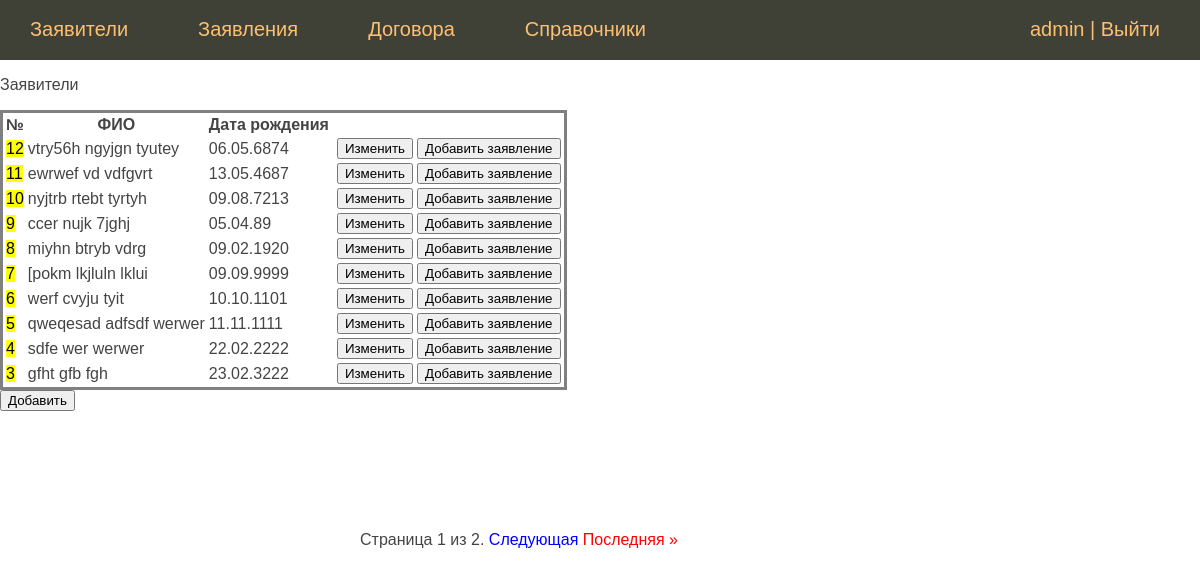
The app's page /person/persons_list/ (signed in) with its own data.
### person/models.py (models this page shows, shortened)
class Person(models.Model):
    second_name = models.CharField(max_length=50, verbose_name='Фамилия')
    first_name = models.CharField(max_length=50, verbose_name='Имя')
    patronymic = models.CharField(max_length=50, blank=True, null=True, verbose_name='Отчество')
    date_of_bird = models.DateField(blank=True, null=True, verbose_name='Дата рождения')
    phone_number = models.IntegerField(blank=True, null=True, verbose_name='Телефон')
    residence_address = models.OneToOneField(ResidenceAddress, on_delete=models.CASCADE,
                                             blank=True, null=True, verbose_name='Адрес проживания')
    passport = models.OneToOneField(Passport, on_delete=models.CASCADE,
                                    blank=True, null=True, verbose_name='паспортные данные')
    class Meta:
        ordering = ['id']
        verbose_name = 'ФИО'
        verbose_name_plural = 'ФИО'

### person/views.py (the view)
# urls.py: path('persons_list/', views.PersonView.as_view(), name='persons_list'),
class PersonView(ListView):
    model = Person
    template_name = 'person/persons_list.html'
    context_object_name = 'pers'
    paginate_by = 10
    ordering = '-pk'
    def get_context_data(self, *, object_list=None, **kwargs):
        for person in self.object_list:
            person.date_of_bird = person.date_of_bird.strftime("%d.%m.%Y")
        context = super().get_context_data(**kwargs)
        context['title'] = 'Заявители'
        return context

### person/templates/person/persons_list.html (shortened to what this page needs)
{% extends 'sobnushdi/base.html' %}
{% block content %}
    {% if request.user.is_authenticated %}
        <p class="title">{{title}}</p>
        <table>
            <tr>
                <th>№</th>
                <th>ФИО</th>
                <th>Дата рождения</th>
            </tr>
            {% for p in pers %}
                <tr>
                    <td>
                        <mark>{{ p.pk }}</mark>
                    </td>
                    <td>
                        {{ p.second_name }} {{ p.first_name }} {{ p.patronymic }}
                    </td>
                    <td>
                        {{ p.date_of_bird }}
                    </td>
                    <td>
                    </td>
                    <td>
                        <form action="{% url 'person_mod' p.pk %}">
                            <button type="submit">Изменить</button>
                        </form>
                    </td>
                    <td>
                        <form action="{% url 'statement_add' p.pk %}">
                            <button type="submit">Добавить заявление</button>
                        </form>
                    </td>
                </tr>
            {% endfor %}
        </table>
        <form action="{% url 'person_add' %}" method="GET">
	        <button type="submit" >Добавить</button>
        </form>
    <div class="pagination">
        <span class="step-links">
        <span class="current">
            Страница {{ page_obj.number }} из {{ page_obj.paginator.num_pages }}.
        </span>
        {% if page_obj.has_next %}
            <a href="?page={{ page_obj.next_page_number }}" class="next_previous">Следующая</a>
            <a href="?page={{ page_obj.paginator.num_pages }}" class="first_last">Последняя &raquo;</a>
        {% endif %}
        </span>
    </div>
    {% else %}
        <p>Авторизуйтесь</p>
    {% endif %}
{% endblock %}

### sobnushdi/templates/sobnushdi/base.html (shortened to what this page needs)
{% load static %}
<!DOCTYPE html>
    <html>
    <head>
        <link type="text/css" href="{% static 'les/css/styles.css' %}" rel="stylesheet" />
    </head>
    <body>
     {% block mainmenu %}
     <div class="header">
         <ul id="mainmenu" class="mainmenu">
             {% if request.user.is_authenticated %}
                <li><a href="{% url 'persons_list' %}">Заявители</a></li>
                <li><a href="{% url 'statements_list' %}">Заявления</a></li>
                <li><a href="{% url 'contracts_list' %}">Договора</a></li>
                <li><a href="{% url 'guides' %}">Справочники</a></li>
                <li class="last">{{ user.username }} | <a href="{% url 'logout' %}">Выйти</a></li>
             {% else %}
                <div>
                    <li class="last">
                        <a href="{% url 'register' %}">Регистрация</a> | <a href="{% url 'login' %}">Войти</a>
                    </li>
                </div>
             {% endif %}
         </ul>
     </div>
     {% endblock %}
        {% block content  %}
        {% endblock %}
    </body>
    </html>

### person/static/les/css/styles.css (style rules this page uses)
html, body { font-family: 'Arial'; margin: 0; padding: 0; height: 100%; width: 100%; color: #444; }
a { color: #fdc073; text-decoration: none; border: 1px }
.first_last { color: #FF0000; }
.next_previous { color: #0000FF; }
.header { background: #3F4137; height: 60px; }
ul.mainmenu { list-style: none; margin: 0; padding: 0; height: 60px; color: #fdc073; font-size: 20px; overflow: hidden; }
ul.mainmenu li { float: left; margin: 18px 40px 0 30px; }
ul.mainmenu li.last { float: right; }
ul.mainmenu li a { color: #fdc073; text-decoration: none; }
table { border: 3px solid grey; }
.pagination { margin: 10% 30%; }

### records on screen
Person: pk "12", second_name "vtry56h", first_name "ngyjgn", patronymic "tyutey", date_of_bird "06.05.6874"
Person: pk "11", second_name "ewrwef", first_name "vd", patronymic "vdfgvrt", date_of_bird "13.05.4687"
Person: pk "10", second_name "nyjtrb", first_name "rtebt", patronymic "tyrtyh", date_of_bird "09.08.7213"
Person: pk "9", second_name "ccer", first_name "nujk", patronymic "7jghj", date_of_bird "05.04.89"
Person: pk "8", second_name "miyhn", first_name "btryb", patronymic "vdrg", date_of_bird "09.02.1920"
Person: pk "7", second_name "[pokm", first_name "lkjluln", patronymic "lklui", date_of_bird "09.09.9999"
Person: pk "6", second_name "werf", first_name "cvyju", patronymic "tyit", date_of_bird "10.10.1101"
Person: pk "5", second_name "qweqesad", first_name "adfsdf", patronymic "werwer", date_of_bird "11.11.1111"
Person: pk "4", second_name "sdfe", first_name "wer", patronymic "werwer", date_of_bird "22.02.2222"
Person: pk "3", second_name "gfht", first_name "gfb", patronymic "fgh", date_of_bird "23.02.3222"

### other values on screen
{{ user.username }} "admin"
{{ title }} "Заявители"
{{ page_obj.number }} "1"
{{ page_obj.paginator.num_pages }} "2"
